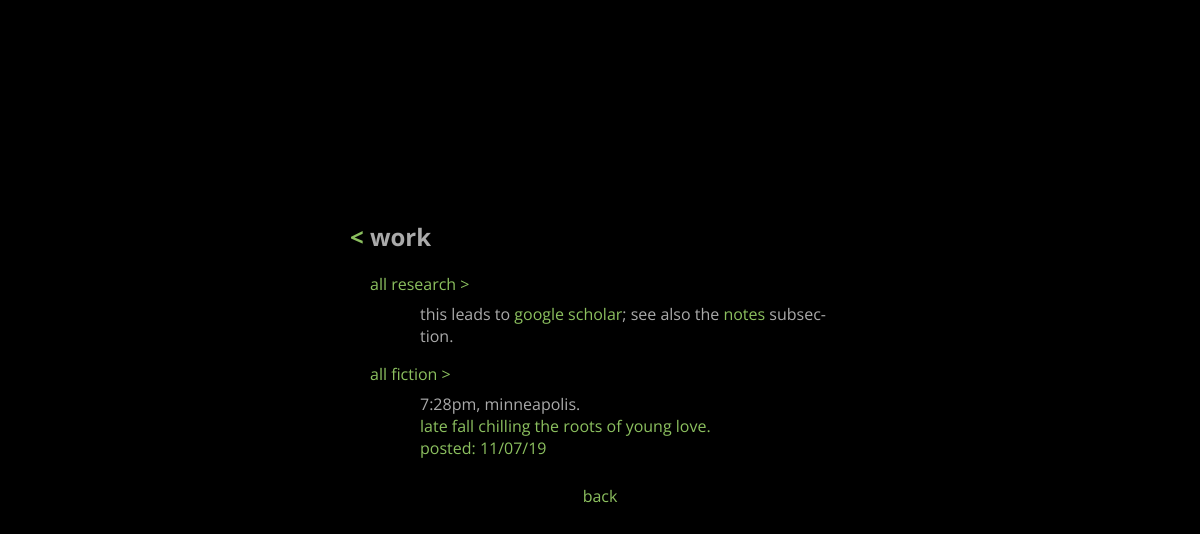
The page /produce/ on the database its author committed.
### produce/models.py (models this page shows, shortened)
class WrittenObject(models.Model):
	title       = models.CharField(max_length=200, default="n/a")
	description = models.CharField(max_length=500, default="n/a")
	pub_date    = models.DateTimeField('date published', default=timezone.now)
	word_count  = models.IntegerField(default=0)
	content     = models.TextField(default="n/a")
	cited_works  = models.ManyToManyField('library.LibraryObject', blank=True)

### produce/views.py (the view)
# urls.py: path("", views.index, name="index"),
def index(request):
	recent_written = WrittenObject.objects.order_by('-pub_date')
	recent_visual  = VisualObject.objects.order_by('-pub_date')
	context = {'recent_written' : recent_written, 'recent_visual': recent_visual}
	return render(request, 'produce/index.html', context)

### produce/templates/produce/index.html (shortened to what this page needs)
{% extends 'base/base.html' %}
{% block content %}
			<div class="heading">
			</div>
			<div class="sub-heading">
				<h2>
					<a href="{% url 'base:index' %}">< </a>work
				</h2>
			</div>
			<div class="info">
				<li>
					<a href="https://scholar.google.com/citations?user=W8_-cSoAAAAJ&hl=en" target="_blank"> all research ></a>
				</li>
				<li class="indented">
					<div class="info_text">
						this leads to <a href="https://scholar.google.com/citations?user=W8_-cSoAAAAJ&hl=en" target="_blank">google scholar</a>; see also the <a href="{% url 'status:index' %}">notes</a> subsection.
					</div>
				</li>
				<li>
					<a href="{% url 'produce:written' %}"> all fiction ></a>
				</li>
				{% if recent_written %}
				<li class="indented">
					<div class="info_text">
						<a class="float_title" href="{% url 'produce:written_individual' recent_written.0.pk %}">
							{{ recent_written.0.title }}
						</a>
					<br>
						<a href="{% url 'produce:written_individual' recent_written.0.pk %}">
							{{ recent_written.0.description }}
							<br>
							posted: {{ recent_written.0.pub_date|date:"m/d/y" }}
						</a>
					</div>
				</li>
				{% else %}
				<li class="indented">
					There is nothing here.
				</li>
				{% endif %}
			</div>
			<div class="nav">
				<a href="{% url 'base:index' %}">back</a>
			</div>
{% endblock %}

### base/static/base/css/mobile.css (style rules this page uses)
html, body { background-color: black; color: #AAA; font-family: 'Open Sans', sans-serif; overflow: hidden; }
a { color: #8cc05f; text-decoration: none; }
li { padding-bottom: 0.5em; list-style: none; }
.heading { color:#AAA; padding-top: 100px; width: 100%; display: block; margin: auto; }
.sub-heading { color:#AAA; display: block; margin: auto; width: 100%; }
.info { color: #AAA; margin: auto; width: 100%; text-align: left; -webkit-hyphens: auto; -moz-hyphens: auto; hyphens: auto; }
.nav { padding-top: 10px; padding-bottom: 50px; margin: auto; text-align: center; }
.float_title { color: #AAA !important; padding-bottom: 0.5em; }
.info_text { padding-bottom: 0.5em; }
.indented { padding-left: 20px; }

### base/static/base/css/main.css (style rules this page uses)
html, body { background-color: black; color: #AAA; font-family: 'Open Sans', sans-serif; overflow: hidden; }
a { color: #8cc05f; text-decoration: none; }
li { padding-bottom: 0.5em; list-style: none; }
.heading { color:#AAA; padding-top: 200px; width: 500px; display: block; margin: auto; }
.sub-heading { color:#AAA; display: block; margin: auto; width: 500px; }
.info { color: #AAA; margin: auto; width: 480px; text-align: left; -webkit-hyphens: auto; -moz-hyphens: auto; hyphens: auto; padding-left: 20px; }
.nav { padding-top: 10px; padding-bottom: 50px; margin: auto; text-align: center; }
.float_title { color: #AAA !important; padding-bottom: 0.5em; }
.info_text { padding-bottom: 0.5em; }
.indented { padding-left: 50px; }

### rows shown on the page
WrittenObject: title "7:28pm, minneapolis.", description "late fall chilling the roots of young love.", pub_date "11/07/19"
